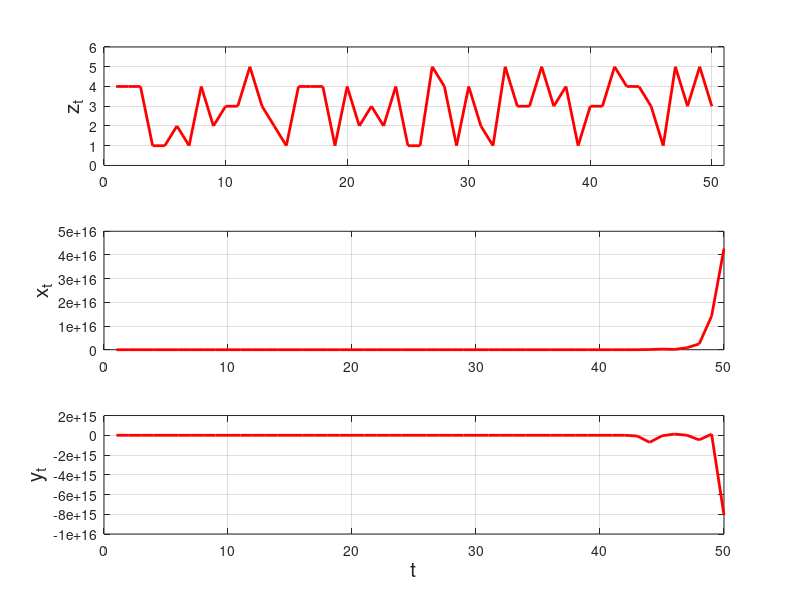

Write MATLAB code to recreate this figure. (Note: this script raises an error after producing the figure.)
% PURPOSE : PF and RBPF for conditionally Gaussian JMLS.

% COPYRIGHT : Nando de Freitas    
% DATE      : June 2001

clear;
echo off;

% =======================================================================
%              INITIALISATION AND PARAMETERS
% =======================================================================

N = 100;                     % Number of particles.
T = 50;                     % Number of time steps.

% Here, we give you the choice to try three different types of
% resampling algorithms: multinomial (select 3), residual (1) and 
% deterministic (2). Note that the code for these O(N) algorithms is generic.

resamplingScheme = 2;    

n_x = 1;                    % Continuous state dimension.
n_z = 5;                    % Number of discrete states.
n_y = 1;                    % Dimension of observations.

par.A = zeros(n_x,n_x,n_z);
par.B = zeros(n_x,n_x,n_z);
par.C = zeros(n_y,n_x,n_z);
par.D = zeros(n_y,n_y,n_z);
par.E = zeros(n_x,n_x,n_z);
par.F = zeros(n_x,1,n_z);
par.G = zeros(n_y,1,n_z);
for i=1:n_z,
  par.A(:,:,i) = i*randn(n_x,n_x);
  par.C(:,:,i) = i*randn(n_y,n_x);
  par.B(:,:,i) = 0.01*eye(n_x,n_x);    
  par.D(:,:,i) = 0.01*eye(n_y,n_y);    
  par.F(:,:,i) = (1/n_x)*zeros(n_x,1);
  par.G(:,:,i) = (1/n_y)*zeros(n_y,1);   
end;
%%
par.T = unidrnd(10,n_z,n_z);           % Transition matrix.
for i=1:n_z,
  par.T(i,:) = par.T(i,:)./sum(par.T(i,:)); 
end;
%%
par.pz0 = unidrnd(10,n_z,1);            % Initial discrete distribution. 
par.pz0 = par.pz0./sum(par.pz0); 
par.mu0 = zeros(n_x,1);                 % Initial Gaussian mean.
par.S0  = 0.1*eye(n_x,n_x);             % Initial Gaussian covariance.  

%%

% I sometimes set some of the following matrices by hand:
%par.T = [.1 .9; 
%	 .1 .9];
%par.pz0 = [.5 .5]';   

%par.T = [.1 .5 .4; 
%	 .1 .6 .3
%	 .1 .3 .6];
%par.pz0 = [.5 .5 .5]';   



% =======================================================================
%                          GENERATE THE DATA
% =======================================================================

x = zeros(n_x,T);
z = zeros(1,T);
y = zeros(n_y,T);
u = zeros(1,T);           % Control signals.
%%
x(:,1) = par.mu0 + sqrtm(par.S0)*randn(n_x,1);
z(1) = length(find(cumsum(par.pz0')<rand))+1;

for t=2:T,
  z(t) = length(find(cumsum(par.T(z(t-1),:)')<rand))+1;
  x(:,t) = par.A(:,:,z(t))*x(:,t-1) + par.B(:,:,z(t))*randn(n_x,1) + par.F(:,:,z(t))*u(:,t); 
  y(:,t) = par.C(:,:,z(t))*x(:,t) + par.D(:,:,z(t))*randn(n_y,1) + par.G(:,:,z(t))*u(:,t);  %u is just an atom
end;

figure(1)
clf
subplot(311)
plot(1:T,z,'r','linewidth',2);
ylabel('z_t','fontsize',15);
axis([0 T+1 0 n_z+1])
grid on;
subplot(312)
plot(1:T,x,'r','linewidth',2);
ylabel('x_t','fontsize',15);
grid on;
subplot(313)
plot(1:T,y,'r','linewidth',2);
ylabel('y_t','fontsize',15);
xlabel('t','fontsize',15);
grid on;
%%
fprintf('\n')
fprintf('\n')
fprintf('Estimation has started')
fprintf('\n')

%%
% =======================================================================
%                              PF ESTIMATION
% =======================================================================


% INITIALISATION:
% ==============
z_pf = ones(1,T,N);            % These are the particles for the estimate
                               % of z. Note that there's no need to store
                               % them for all t. We're only doing this to
                               % show you all the nice plots at the end.
z_pf_pred = ones(1,T,N);       % One-step-ahead predicted values of z.
x_pf = 10*randn(n_x,T,N);      % These are the particles for the estimate x.
x_pf_pred = x_pf;  
y_pred = 10*randn(n_y,T,N);    % One-step-ahead predicted values of y.
w = ones(T,N);                 % Importance weights.
initz = 1/n_z*ones(1,n_z);     
for i=1:N,
  z_pf(:,1,i) = length(find(cumsum(initz')<rand))+1; 
end;
%%
disp(' ');
tic;                  % Initialize timer for benchmarking
%%
for t=2:T,    
    
  fprintf('PF :  t = %i / %i  \r',t,T); fprintf('\n');  

  % SEQUENTIAL IMPORTANCE SAMPLING STEP:
  % =================================== 
  for i=1:N,
    % sample z(t)~p(z(t)|z(t-1))
    z_pf_pred(1,t,i) = length(find(cumsum(par.T(z_pf(1,t-1,i),:)')<rand))+1;
    % sample x(t)~p(x(t)|z(t|t-1),x(t-1))
    x_pf_pred(:,t,i) = par.A(:,:,z_pf_pred(1,t,i)) * x_pf(:,t-1,i) + ...
                       par.B(:,:,z_pf_pred(1,t,i))*randn(n_x,1) + ...
                       par.F(:,:,z_pf_pred(1,t,i))*u(:,t); 
  end;

  % Evaluate importance weights.
  for i=1:N,
    y_pred(:,t,i) =  par.C(:,:,z_pf_pred(1,t,i)) * x_pf_pred(:,t,i) + ...
                     par.G(:,:,z_pf_pred(1,t,i))*u(:,t); 
    Cov = par.D(:,:,z_pf_pred(1,t,i))*par.D(:,:,z_pf_pred(1,t,i))'; 
    w(t,i) =  (det(Cov)^(-0.5))*exp(-0.5*(y(:,t)-y_pred(:,t,i))'* ...
				    pinv(Cov)*(y(:,t)-y_pred(:,t,i))) + 1e-99;
  end;  
  w(t,:) = w(t,:)./sum(w(t,:));       % Normalise the weights.

  
  % SELECTION STEP:
  % ===============
  if resamplingScheme == 1
    outIndex = residualR(1:N,w(t,:)');        % Higuchi and Liu.
  elseif resamplingScheme == 2
    outIndex = deterministicR(1:N,w(t,:)');   % Kitagawa.
  else  
    outIndex = multinomialR(1:N,w(t,:)');     % Ripley, Gordon, etc.  
  end;
  z_pf(1,t,:) = z_pf_pred(1,t,outIndex);
  x_pf(:,t,:) = x_pf_pred(:,t,outIndex);

end;   % End of t loop.

time_pf = toc;     % How long did this take?


%%

% =======================================================================
%                              RBPF ESTIMATION
% =======================================================================


% INITIALISATION:
% ==============
z_rbpf = ones(1,T,N);          % These are the particles for the estimate
                               % of z. Note that there's no need to store
                               % them for all t. We're only doing this to
                               % show you all the nice plots at the end.
z_rbpf_pred = ones(1,T,N);     % One-step-ahead predicted values of z.
mu = 0.01*randn(n_x,T,N);      % Kalman mean of x.
mu_pred = 0.01*randn(n_x,N); 
Sigma = zeros(n_x,n_x,N);      % Kalman covariance of x.
Sigma_pred = zeros(n_x,n_x,N); 
S = zeros(n_y,n_y,N);          % Kalman predictive covariance.
y_pred = 0.01*randn(n_y,T,N);  % One-step-ahead predicted values of y.
w = ones(T,N);                 % Importance weights.
initz = 1/n_z*ones(1,n_z);     
for i=1:N,
  Sigma(:,:,i) = 1*eye(n_x,n_x); 
  Sigma_pred(:,:,i) = Sigma(:,:,i);
  z_rbpf(:,1,i) = length(find(cumsum(initz')<rand))+1; 
  S(:,:,i) = par.C(:,:,z_rbpf(1,1,i))*Sigma_pred(:,:,i)*par.C(:,:,z_rbpf(1,1,i))' + ...
                par.D(:,:,z_rbpf(1,1,i))*par.D(:,:,z_rbpf(1,1,i))';
end;

disp(' ');
tic;                  % Initialize timer for benchmarking

for t=2:T,    
  fprintf('RBPF :  t = %i / %i  \r',t,T); fprintf('\n');  

  % SEQUENTIAL IMPORTANCE SAMPLING STEP:
  % =================================== 
  for i=1:N,
    % sample z(t)~p(z(t)|z(t-1))
    z_rbpf_pred(1,t,i) = length(find(cumsum(par.T(z_rbpf(1,t-1,i),:)')<rand))+1;
    
    % Kalman prediction:
    mu_pred(:,i) = par.A(:,:,z_rbpf_pred(1,t,i))*mu(:,t-1,i) + ... 
                   par.F(:,:,z_rbpf_pred(1,t,i))*u(:,t); 
    Sigma_pred(:,:,i)=par.A(:,:,z_rbpf_pred(1,t,i))*Sigma(:,:,i)*par.A(:,:,z_rbpf_pred(1,t,i))'...
                      + par.B(:,:,z_rbpf_pred(1,t,i))*par.B(:,:,z_rbpf_pred(1,t,i))'; 
    S(:,:,i)= par.C(:,:,z_rbpf_pred(1,t,i))*Sigma_pred(:,:,i)*par.C(:,:,z_rbpf_pred(1,t,i))' + ...
              par.D(:,:,z_rbpf_pred(1,t,i))*par.D(:,:,z_rbpf_pred(1,t,i))';  
    y_pred(:,t,i) = par.C(:,:,z_rbpf_pred(1,t,i))*mu_pred(:,i) + ... 
                      par.G(:,:,z_rbpf_pred(1,t,i))*u(:,t);
  end;
  % Evaluate importance weights.
  for i=1:N,
    w(t,i) = (det(S(:,:,i))^(-0.5))*  ...
             exp(-0.5*(y(:,t)-y_pred(:,t,i))'*pinv(S(:,:,i))*(y(:,t)- ...
						  y_pred(:,t,i))); 
  end;  
%  w(t,:) = exp(log_w(t,:))+ 1e-99*ones(size(w(t,:)));
  w(t,:) = w(t,:)./sum(w(t,:));       % Normalise the weights.

  
  % SELECTION STEP:
  % ===============
  if resamplingScheme == 1
    outIndex = residualR(1:N,w(t,:)');        % Higuchi and Liu.
  elseif resamplingScheme == 2
    outIndex = deterministicR(1:N,w(t,:)');   % Kitagawa.
  else  
    outIndex = multinomialR(1:N,w(t,:)');     % Ripley, Gordon, etc.  
  end;
  z_rbpf(1,t,:) = z_rbpf_pred(1,t,outIndex);
  mu_pred = mu_pred(:,outIndex);
  Sigma_pred = Sigma_pred(:,:,outIndex);
  S = S(:,:,outIndex);
  y_pred(:,t,:) = y_pred(:,t,outIndex);


  % UPDATING STEP:
  % ==============
  for i=1:N,
    % Kalman update:
    K = Sigma_pred(:,:,i)*par.C(:,:,z_rbpf(1,t,i))'*pinv(S(:,:,i));
    mu(:,t,i) = mu_pred(:,i) + K*(y(:,t)-y_pred(:,t,i));
    Sigma(:,:,i) = Sigma_pred(:,:,i) - K*par.C(:,:,z_rbpf(1,t,i))*Sigma_pred(:,:,i);   
  end;

end;   % End of t loop.

time_rbpf = toc;     % How long did this take?


% =======================================================================
%                          SUMMARIES AND PLOTS
% =======================================================================


z_plot_pf = zeros(T,N);
z_plot_rbpf = zeros(T,N);
for t=1:T,
  z_plot_pf(t,:) = z_pf(1,t,:);
  z_plot_rbpf(t,:) = z_rbpf(1,t,:);
end;

z_num_pf = zeros(T,n_z);
z_num_rbpf = zeros(T,n_z);
z_max_pf = zeros(T,1);
z_max_rbpf = zeros(T,1);
for t=1:T,
  for i=1:n_z,
    z_num_pf(t,i)= length(find(z_plot_pf(t,:)==i));
    z_num_rbpf(t,i)= length(find(z_plot_rbpf(t,:)==i));
  end;
  [arb,z_max_pf(t)] = max(z_num_pf(t,:));  
  [arb,z_max_rbpf(t)] = max(z_num_rbpf(t,:));  
end;

figure(2) 
clf
plot(1:T,z,'k',1:T,z,'ko',1:T,z_max_rbpf,'r+',1:T,z_max_pf,'bv','linewidth',1);
legend('','True state','RBPF MAP estimate','PF MAP estimate');
axis([0 T+1 0.5 n_z+0.5])


detect_error_pf   = sum(z~=z_max_pf');
detect_error_rbpf = sum(z~=z_max_rbpf');


disp(' ');
disp('Detection errors');
disp('-----------------------------');
disp(' ');
disp(['PF      = ' num2str(detect_error_pf)]);
disp(['RBPF    = ' num2str(detect_error_rbpf)]);
disp(' ');
disp(' ');
disp('Execution time  (seconds)');
disp('-------------------------');
disp(' ');
disp(['PF      = ' num2str(time_pf)]);
disp(['RBPF    = ' num2str(time_rbpf)]);
disp(' ');


figure(3)
clf;
domain = zeros(N,1);
range = zeros(N,1);
thex=[0.5:0.05:n_z+.5];
hold on
ylabel('t','fontsize',15)
zlabel('Pr(z_t|y_{1:t})','fontsize',15)
xlabel('z_t','fontsize',15)
for t=1:1:T,
  [range,domain]=hist(z_plot_rbpf(t,:)',thex);
  waterfall(domain,t,range/sum(range))
end;
view(-30,80);
rotate3d on;
a=get(gca);
set(gca,'ygrid','off');
title('RBPF')



